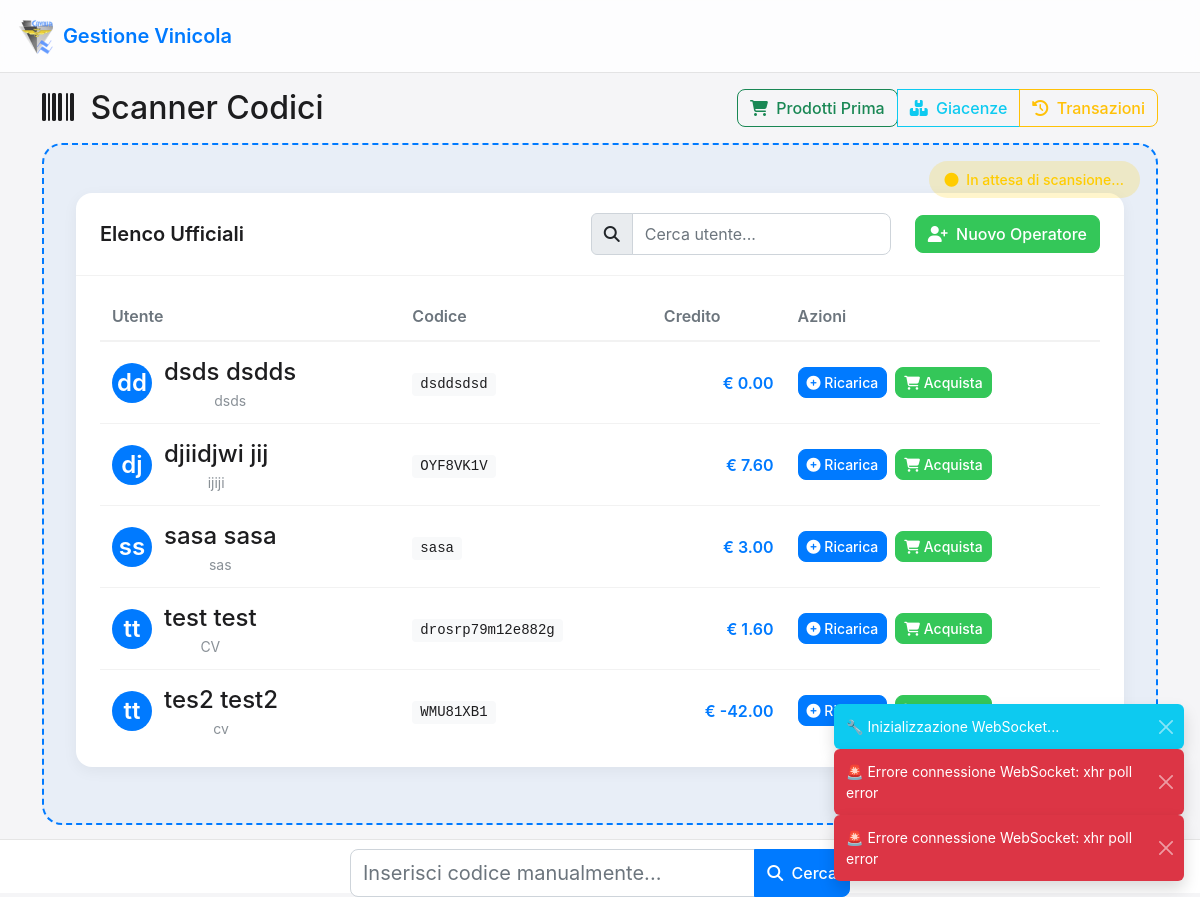
The app's page /barcode_scanner, older data.
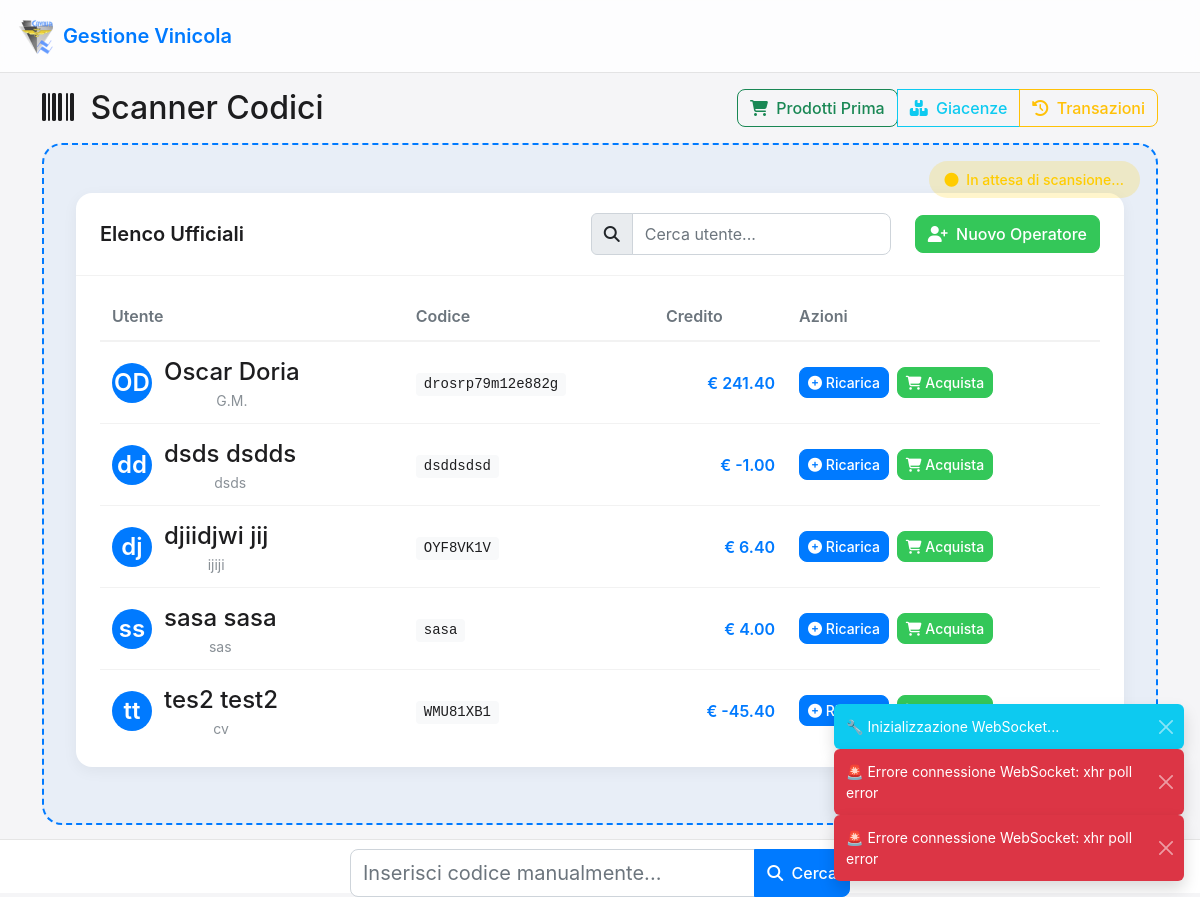
The same page, newer data.
### app.py (models this page shows, shortened)
class Employee(db.Model):
    id = db.Column(db.Integer, primary_key=True)
    code = db.Column(db.String(50), unique=True)  # Codice a barre della card
    first_name = db.Column(db.String(100))
    last_name = db.Column(db.String(100))
    rank = db.Column(db.String(100))
    credit = db.Column(db.Numeric(10, 2), default=0)
    credit_hash = db.Column(db.String(64))  # Hash per verificare l'integrità del credito
    credit_limit = db.Column(db.Numeric(10, 2), default=0)  # Limite di credito negativo consentito

### app.py (the view)
@app.route('/barcode_scanner')
def barcode_scanner():
    last_barcode_info = get_last_barcode()
    last_barcode = last_barcode_info['barcode'] if last_barcode_info else None
    products = Product.query.filter_by(active=True).all()
    employees = Employee.query.order_by(Employee.last_name).all()
    return render_template(
        'barcode_scanner.html',
        last_barcode=last_barcode,
        products=products,
        employees=employees
    )

### app.py (called while the page is built)
def get_last_barcode():
    global barcode_data, barcode_lock, last_barcode_time
    with barcode_lock:
        if barcode_data:
            return {
                'barcode': barcode_data[-1],
                'timestamp': last_barcode_time
            }
        return None

@app.context_processor
def inject_app_info():
    now = datetime.now()
    return {
        'app_name': app.config['APP_NAME'],
        'app_version': app.config['APP_VERSION'],
        'now': now
    }

### templates/barcode_scanner.html (shortened to what the changed rows need)
{% extends "base.html" %}
{% block content %}
<div class="d-flex justify-content-between align-items-center mb-3">
    <h2 class="mb-0">
        <i class="fas fa-barcode me-2"></i>
        Scanner Codici
    </h2>
</div>
<div class="scanner-container">
    <div class="scanner-area" id="scannerArea">
        <div class="employees-table-container">
            <div class="table-wrapper">
                <table class="employees-table" id="employeesTable">
                    <thead>
                        <tr>
                            <th>Utente</th>
                            <th>Codice</th>
                            <th>Credito</th>
                            <th>Azioni</th>
                        </tr>
                    </thead>
                    <tbody>
                        {% for employee in employees %}
                        {% if employee.code != 'CASSA' %}
                        <tr class="employee-row" data-employee-id="{{ employee.id }}" data-first-name="{{ employee.first_name }}" data-last-name="{{ employee.last_name }}">
                            <td class="employee-name-cell">
                                <div class="employee-avatar">{{ employee.first_name[0] }}{{ employee.last_name[0] }}</div>
                                <div class="employee-info">
                                    <div class="employee-name">{{ employee.first_name }} {{ employee.last_name }}</div>
                                    <div class="employee-rank">{{ employee.rank }}</div>
                                </div>
                            </td>
                            <td>
                                <span class="employee-code">{{ employee.code }}</span>
                            </td>
                            <td>
                                <div class="employee-credit">€ {{ "%.2f"|format(employee.credit) }}</div>
                            </td>
                            <td>
                                <div class="table-actions">
                                    <button class="btn btn-sm btn-primary add-credit-btn" data-employee-id="{{ employee.id }}">
                                        <i class="fas fa-plus-circle"></i> Ricarica
                                    </button>
                                    <button class="btn btn-sm btn-success purchase-btn" data-employee-id="{{ employee.id }}">
                                        <i class="fas fa-shopping-cart"></i> Acquista
                                    </button>
                                </div>
                            </td>
                        </tr>
                        {% endif %}
                        {% endfor %}
                    </tbody>
                </table>
            </div>
        </div>
    </div>
</div>
{% endblock %}

Row changes from the older to the newer data that the page shows:
changed Employee "drosrp79m12e882g": first_name "t" → "O"; last_name "t" → "D"; first_name "test" → "Oscar"; last_name "test" → "Doria"; rank "CV" → "G.M."; credit "1.60" → "241.40"; moves up the list
changed Employee "dsds": credit "0.00" → "-1.00"
changed Employee "djiidjwi": credit "7.60" → "6.40"
changed Employee "sasa": credit "3.00" → "4.00"
changed Employee "tes2": credit "-42.00" → "-45.40"
